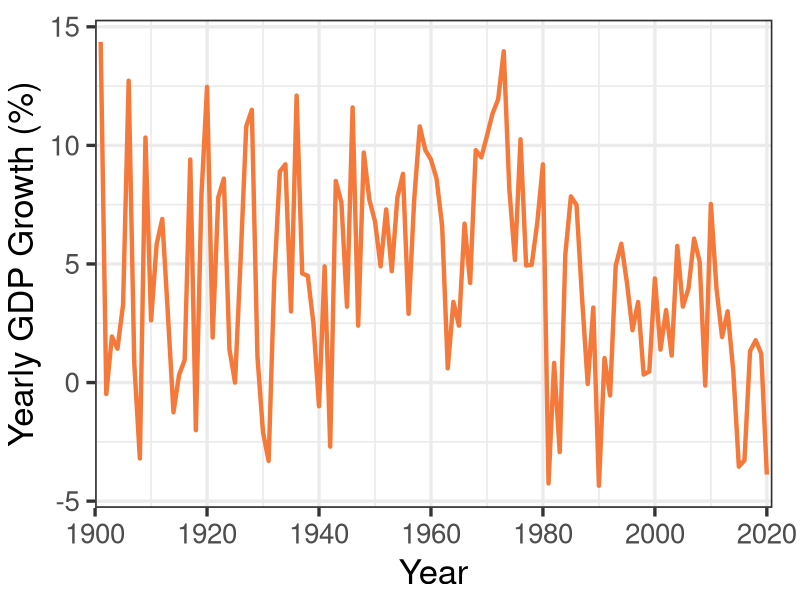

Write R code to recreate this figure. (Note: this script raises an error after producing the figure.)
# Problem Set 1 - Problem 1// Econometrics 2 // Thais Takeuchi
# Instructor: Vitor Possebom
# Goal: Forecasting Brazilian GDP growth with an AR(p) model

###############################################################################
# Working environment
###############################################################################

# Clean the working environment
rm(list = ls())

# Load the packages
library("quantmod")
library("ggplot2")
library("lmtest")
library("xtable")

# Parameters
P <- 2 # Maximum number of lags in my AR models
Q <- 2 # Maximum number of lags in my MA models
alpha <- 0.05 # Significance level

###############################################################################
# Clean the data
###############################################################################
#Read the dataset from Ipeadata. Using an R project, the function read.csv
# can read the dataset because the file format uses "," as a column separator.
data <- read.csv("data/data_gdp_brazil.csv")

# Rename the variables: gdp growth is measured as % per year.
colnames(data) <- c("year", "gdp_growth")

# Create an xts object for time series data. The variable "year" is a date.
data_xts <- xts(
  x = data$gdp_growth,
  order.by = as.Date(as.character(data$year), format = "%Y")
)

###############################################################################
# Looking at the data
###############################################################################
# Plot the data:
gg <- ggplot(data = data, aes(x = year)) +
  geom_line(aes(y = gdp_growth), color = "#F5793A", size = 1.5) +
  scale_x_continuous(limits = c(1900, 2021),
                     breaks = seq(from = 1900, to = 2020, by = 20),
                     expand = c(0, 0)) +
  labs(x = "Year", y = "Yearly GDP Growth (%)") +
  theme_bw(base_size = 25) +
  theme(plot.margin = unit(c(5, 7, 2, 2), "mm"))
print(gg)

# Save this plot
ggsave("figures/figure_gdp_growth.pdf", width = 11, height = 8.5)

# Plot the autocorrelation of GDP growth
pdf(file = "figures/figure_autocorrelation.pdf", width = 11, height = 8.5)
acf(data_xts, ylab = "Autocorrelation", main = "Brazilian Yearly GDP Growth")
dev.off()

###############################################################################
# Estimate many AR(p) models using loops
###############################################################################

# Create a list to store the results of all my models
ar <- vector(mode = "list", length = P)
ma <- vector(mode = "list", length = Q)
arma <- vector(mode = "list", length = P)

# Loop over AR(p) models
for (p in 1:P){
  # Estimate an AR(p) model
  ar[[p]] <- arima(
    x = data_xts,
    order = c(p, 0, 0),
    include.mean = TRUE)}

# Loop over MA(q) models
for (q in 1:Q){
  # Estimate an MA(q) model
  ma[[q]] <- arima(
    x = data_xts,
    order = c(0, 0, q),
    include.mean = TRUE)}

# Loop over ARMA(p,q) models
for (p in 1:P){
  for (q in 1:Q){
    # Estimate an ARMA(p,q) model
    arma[[p]][[q]] <- arima(
      x = data_xts,
      order = c(p, 0, q),
      include.mean = TRUE)}
}

###############################################################################
# Report the estimated coefficients, BIC and AIC of each model
###############################################################################

# Create a matrix to store the AR_results
results_AR <- matrix(NA, nrow = P + 3, ncol = P)

# Rename the columns
colnames(results_AR) <- paste0("AR(", 1:P, ")")

# Rename the rows
rownames(results_AR) <- c("BIC", "AIC", "Intercept", paste0("Lag ", 1:P))

# Loop over AR(p) models
for (p in 1:P){
  # Store BIC: We want to minimize it.
  results_AR[1, p] <- BIC(ar[[p]])

  # Store AIC: We want to minimize it.
  results_AR[2, p] <- AIC(ar[[p]])

  # Store the intercept
  results_AR[3, p] <- ar[[p]]$coef[p + 1]

  # Store the AR coefficients
  results_AR[4:(4 + p - 1), p] <- ar[[p]]$coef[1:p]
}

# Save the table as a PDF
print(xtable(results_AR, type = "latex"), file = "figures/results_ar.tex")

--------------------------------------------------------------------------------
# Create a matrix to store the MA_results
results_MA <- matrix(NA, nrow = Q + 3, ncol = Q)

# Rename the columns
colnames(results_MA) <- paste0("MA(", 1:Q, ")")

# Rename the rows
rownames(results_MA) <- c("BIC", "AIC", "Intercept", paste0("Lag ", 1:Q))

# Loop over MA(q) models
for (q in 1:Q){
  # Store BIC: We want to minimize it.
  results_MA[1, q] <- BIC(ma[[q]])

  # Store AIC: We want to minimize it.
  results_MA[2, q] <- AIC(ma[[q]])

  # Store the intercept
  results_MA[3, q] <- ma[[q]]$coef[q + 1]

  # Store the AR coefficients
  results_MA[4:(4 + q - 1), q] <- ma[[q]]$coef[1:q]
}

# Save the table as a PDF
print(xtable(results_MA, type = "latex"), file = "figures/results_ma.tex")

--------------------------------------------------------------------------------
# Create a matrix to store the ARMA_results
results_ARMA <- matrix(NA, nrow = P + Q + 3, ncol = P * Q)

# Rename the columns
colnames(results_ARMA) <- apply(expand.grid(p = 1:P, q = 1:Q),
                                1,
                                function(x) paste0(
                                  "AR",
                                  "MA (",x[1], ",", x[2],")"))

# Rename the rows
rownames(results_ARMA) <- c("BIC", "AIC", "Intercept",
                            paste0("AR Lag ", 1:P),
                            paste0("MA Lag ", 1:Q))

# Save the table as a PDF
print(xtable(results_ARMA, type = "latex"), file = "figures/results_arma.tex")

for (p in 1:P) {
  for (q in 1:Q) {
    arma[[p]][[q]] <- arima(data_xts, c(p, 0, q), include.mean = TRUE)
    results_ARMA[1:3, (p-1)*Q+q] <- c(BIC(arma[[p]][[q]]), AIC(arma[[p]][[q]]), arma[[p]][[q]]$coef[p + 1])
    results_ARMA[4:(4 + p - 1), (p-1)*Q+q] <- arma[[p]][[q]]$coef[1:p]
    results_ARMA[(4 + p):(3 + p + q), (p-1)*Q+q] <- arma[[p]][[q]]$coef[(p + 2):(p + q + 1)]
  }
}

ar1 <- ar[[1]]; ar2 <- ar[[2]]; ma1 <- ma[[1]]; ma2 <- ma[[2]];
arma11 <- arma[[1]][[1]]; arma12 <- arma[[1]][[2]];
arma21 <- arma[[2]][[1]]; arma22 <- arma[[2]][[2]];

# Create a matrix to store the coefficient results
list <- list(ar1, ar2, ma1, ma2, arma11, arma12, arma21, arma22)
coeff <- vector(mode = "list",length = 8)
T = 8
for (t in 1:T){coeff[[t]]=coeftest(list[[t]])}

#coeff[[1]] is the AR(1) model
#coeff[[2]] is the AR(2) model
#coeff[[3]] is the MA(1) model
#coeff[[4]] is the MA(2) model
#coeff[[5]] is the ARMA(1,1) model
#coeff[[6]] is the ARMA(1,2) model
#coeff[[7]] is the ARMA(2,1) model
#coeff[[8]] is the ARMA(2,2) model

###############################################################################
# Forecast 10-years ahead using our models
###############################################################################

# Estimate our forecasted values using our models
models <- list(ar1, ar2, ma1, ma2, arma11, arma12, arma21, arma22)
forecasts <- lapply(models, function(model) predict(model, n.ahead = 10))
forecast_names <- c("forecast_ar1", "forecast_ar2", "forecast_ma1",
                    "forecast_ma2", "forecast_arma11", "forecast_arma12",
                    "forecast_arma21", "forecast_arma22")
forecast_list <- setNames(forecasts, forecast_names)

plot_data <- lapply(seq_along(forecasts), function(i) {
  data.frame(
    year = 2000:2030,
    gdp_growth = c(data$gdp_growth[data$year %in% 2000:2030], rep(NA, 10)),
    forecast = c(rep(NA, 21), forecast_list[[i]]$pred),
    CI_U = c(rep(NA, 21), forecast_list[[i]]$pred + qnorm(1 - alpha/2) * forecast_list[[i]]$se),
    CI_L = c(rep(NA, 21), forecast_list[[i]]$pred + qnorm(alpha/2) * forecast_list[[i]]$se)
  )
})

# Define function to create a plot for each element of plot_data
plot_forecast <- function(df) {
  ggplot(data = df, aes(x = year)) +
    theme_bw(base_size = 25) +
    theme(plot.margin = unit(c(5, 7, 2, 2), "mm")) +
    xlab("Year") + ylab("Yearly GDP Growth (%)") +
    scale_x_continuous(
      limits = c(2000, 2031),
      expand = c(0,0),
      breaks = seq(from = 2000, to = 2030, by = 5)
    ) +
    geom_line(
      aes(y = gdp_growth, color = "Realized"),
      size = 1.5
    ) +
    geom_line(
      aes(y = forecast, color = "Forecast"),
      size = 1.5
    ) +
    geom_line(
      aes(y = CI_U),
      color = "#A95AA1",
      linetype = "dashed",
      size = 1.5
    ) +
    geom_line(
      aes(y = CI_L),
      color = "#A95AA1",
      linetype = "dashed",
      size = 1.5
    ) +
    scale_colour_manual(values = c(
      "#A95AA1", "#F5793A"
    )) +
    theme(
      legend.title = element_blank(),
      legend.position = "bottom"
    )

}

# Use lapply to create a plot for each element of plot_data
plots <- lapply(plot_data, plot_forecast)

# Print each plot
for (i in seq_along(plots)) {
  print(plots[[i]])
}

print(plots[[1]])
print(plots[[2]])
print(plots[[3]])
print(plots[[4]])
print(plots[[5]])
print(plots[[6]])
print(plots[[7]])
print(plots[[8]])

# Save the plot as a PDF file
ggsave("figures/figure_gdp_growth_forecast_ar1.pdf", plot = plots[[1]], width = 11, height = 8.5)
ggsave("figures/figure_gdp_growth_forecast_ar2.pdf", plot = plots[[2]], width = 11, height = 8.5)
ggsave("figures/figure_gdp_growth_forecast_ma1.pdf", plot = plots[[3]], width = 11, height = 8.5)
ggsave("figures/figure_gdp_growth_forecast_ma2.pdf", plot = plots[[4]], width = 11, height = 8.5)
ggsave("figures/figure_gdp_growth_forecast_arma11.pdf", plot = plots[[5]], width = 11, height = 8.5)
ggsave("figures/figure_gdp_growth_forecast_arma12.pdf", plot = plots[[6]], width = 11, height = 8.5)
ggsave("figures/figure_gdp_growth_forecast_arma21.pdf", plot = plots[[7]], width = 11, height = 8.5)
ggsave("figures/figure_gdp_growth_forecast_arma22.pdf", plot = plots[[8]], width = 11, height = 8.5)
